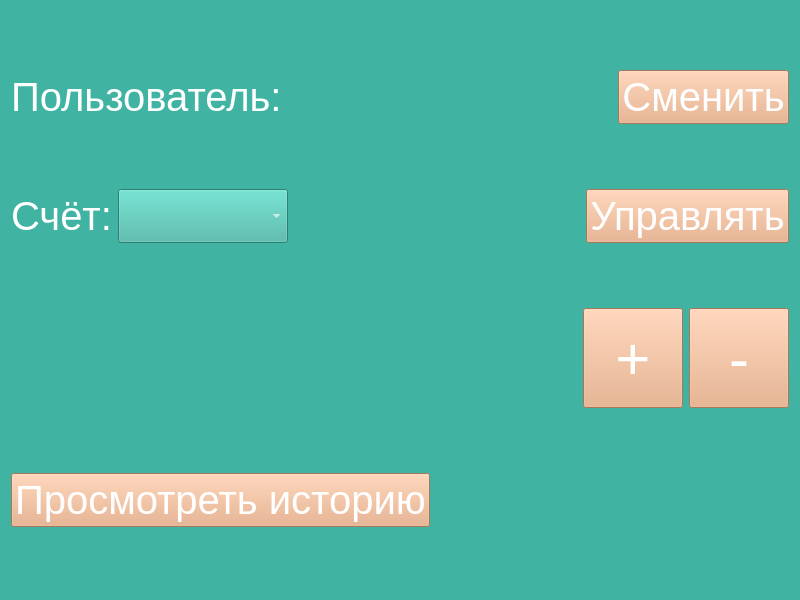
<?xml version="1.0" encoding="UTF-8"?>
<ui version="4.0">
 <class>MyWallet</class>
 <widget class="QWidget" name="MyWallet">
  <property name="geometry">
   <rect>
    <x>0</x>
    <y>0</y>
    <width>800</width>
    <height>600</height>
   </rect>
  </property>
  <property name="minimumSize">
   <size>
    <width>800</width>
    <height>600</height>
   </size>
  </property>
  <property name="maximumSize">
   <size>
    <width>800</width>
    <height>600</height>
   </size>
  </property>
  <property name="windowTitle">
   <string>MyWallet</string>
  </property>
  <property name="styleSheet">
   <string notr="true">QWidget {
background-color: #41B3A3;
color: white;
font-size: 40px;
}
QPushButton {
font-size: 40px;
color: white;
background-color: #E8A87C;
}
QPushButton:pressed {
background-color: white;
color: #E27D60;
}
QPushButton:hover:!pressed{
background-color: #E27D60;
}</string>
  </property>
  <layout class="QHBoxLayout" name="horizontalLayout_6">
   <item>
    <layout class="QVBoxLayout" name="verticalLayout_2">
     <item>
      <layout class="QHBoxLayout" name="horizontalLayout_5">
       <item>
        <widget class="QLabel" name="userLabel">
         <property name="sizePolicy">
          <sizepolicy hsizetype="Preferred" vsizetype="Preferred">
           <horstretch>0</horstretch>
           <verstretch>0</verstretch>
          </sizepolicy>
         </property>
         <property name="maximumSize">
          <size>
           <width>16777215</width>
           <height>16777215</height>
          </size>
         </property>
         <property name="styleSheet">
          <string notr="true"/>
         </property>
         <property name="text">
          <string>Пользователь:</string>
         </property>
         <property name="wordWrap">
          <bool>false</bool>
         </property>
        </widget>
       </item>
       <item>
        <spacer name="horizontalSpacer_5">
         <property name="orientation">
          <enum>Qt::Horizontal</enum>
         </property>
         <property name="sizeHint" stdset="0">
          <size>
           <width>40</width>
           <height>20</height>
          </size>
         </property>
        </spacer>
       </item>
       <item>
        <widget class="QPushButton" name="changeUserButton">
         <property name="sizePolicy">
          <sizepolicy hsizetype="Minimum" vsizetype="Fixed">
           <horstretch>0</horstretch>
           <verstretch>0</verstretch>
          </sizepolicy>
         </property>
         <property name="maximumSize">
          <size>
           <width>14124142</width>
           <height>16777215</height>
          </size>
         </property>
         <property name="styleSheet">
          <string notr="true"/>
         </property>
         <property name="text">
          <string>Сменить</string>
         </property>
         <property name="autoRepeat">
          <bool>false</bool>
         </property>
        </widget>
       </item>
      </layout>
     </item>
     <item>
      <layout class="QHBoxLayout" name="horizontalLayout_4">
       <item>
        <widget class="QLabel" name="accountLabel">
         <property name="styleSheet">
          <string notr="true"/>
         </property>
         <property name="text">
          <string>Счёт:</string>
         </property>
         <property name="wordWrap">
          <bool>false</bool>
         </property>
        </widget>
       </item>
       <item>
        <widget class="QComboBox" name="accountComboBox">
         <property name="sizePolicy">
          <sizepolicy hsizetype="Maximum" vsizetype="Fixed">
           <horstretch>0</horstretch>
           <verstretch>0</verstretch>
          </sizepolicy>
         </property>
         <property name="focusPolicy">
          <enum>Qt::ClickFocus</enum>
         </property>
         <property name="styleSheet">
          <string notr="true"/>
         </property>
        </widget>
       </item>
       <item>
        <spacer name="horizontalSpacer">
         <property name="orientation">
          <enum>Qt::Horizontal</enum>
         </property>
         <property name="sizeType">
          <enum>QSizePolicy::Expanding</enum>
         </property>
         <property name="sizeHint" stdset="0">
          <size>
           <width>128</width>
           <height>20</height>
          </size>
         </property>
        </spacer>
       </item>
       <item>
        <widget class="QPushButton" name="AccountButton">
         <property name="styleSheet">
          <string notr="true"/>
         </property>
         <property name="text">
          <string>Управлять</string>
         </property>
        </widget>
       </item>
      </layout>
     </item>
     <item>
      <layout class="QHBoxLayout" name="horizontalLayout_3" stretch="0,0,0">
       <item>
        <layout class="QVBoxLayout" name="verticalLayout">
         <item>
          <widget class="QLabel" name="accountAmount">
           <property name="styleSheet">
            <string notr="true"/>
           </property>
           <property name="text">
            <string/>
           </property>
          </widget>
         </item>
         <item>
          <widget class="QLabel" name="accountComment">
           <property name="styleSheet">
            <string notr="true"/>
           </property>
           <property name="text">
            <string/>
           </property>
           <property name="wordWrap">
            <bool>false</bool>
           </property>
          </widget>
         </item>
        </layout>
       </item>
       <item>
        <spacer name="horizontalSpacer_6">
         <property name="orientation">
          <enum>Qt::Horizontal</enum>
         </property>
         <property name="sizeHint" stdset="0">
          <size>
           <width>40</width>
           <height>20</height>
          </size>
         </property>
        </spacer>
       </item>
       <item>
        <layout class="QHBoxLayout" name="horizontalLayout_2">
         <item>
          <widget class="QPushButton" name="addMoneyButton">
           <property name="sizePolicy">
            <sizepolicy hsizetype="Minimum" vsizetype="Fixed">
             <horstretch>0</horstretch>
             <verstretch>0</verstretch>
            </sizepolicy>
           </property>
           <property name="minimumSize">
            <size>
             <width>100</width>
             <height>100</height>
            </size>
           </property>
           <property name="maximumSize">
            <size>
             <width>100</width>
             <height>100</height>
            </size>
           </property>
           <property name="styleSheet">
            <string notr="true">QPushButton {
font-size: 60px;
}</string>
           </property>
           <property name="text">
            <string>+</string>
           </property>
          </widget>
         </item>
         <item>
          <widget class="QPushButton" name="takeMoneyButton">
           <property name="sizePolicy">
            <sizepolicy hsizetype="Fixed" vsizetype="Fixed">
             <horstretch>0</horstretch>
             <verstretch>0</verstretch>
            </sizepolicy>
           </property>
           <property name="minimumSize">
            <size>
             <width>100</width>
             <height>100</height>
            </size>
           </property>
           <property name="maximumSize">
            <size>
             <width>100</width>
             <height>100</height>
            </size>
           </property>
           <property name="styleSheet">
            <string notr="true">QPushButton {
font-size: 60px;
}</string>
           </property>
           <property name="text">
            <string>-</string>
           </property>
          </widget>
         </item>
        </layout>
       </item>
      </layout>
     </item>
     <item>
      <layout class="QHBoxLayout" name="horizontalLayout">
       <item>
        <widget class="QPushButton" name="historyViewButton">
         <property name="styleSheet">
          <string notr="true"/>
         </property>
         <property name="text">
          <string>Просмотреть историю</string>
         </property>
        </widget>
       </item>
       <item>
        <spacer name="horizontalSpacer_2">
         <property name="orientation">
          <enum>Qt::Horizontal</enum>
         </property>
         <property name="sizeHint" stdset="0">
          <size>
           <width>148</width>
           <height>20</height>
          </size>
         </property>
        </spacer>
       </item>
      </layout>
     </item>
    </layout>
   </item>
  </layout>
 </widget>
 <resources/>
 <connections/>
</ui>
